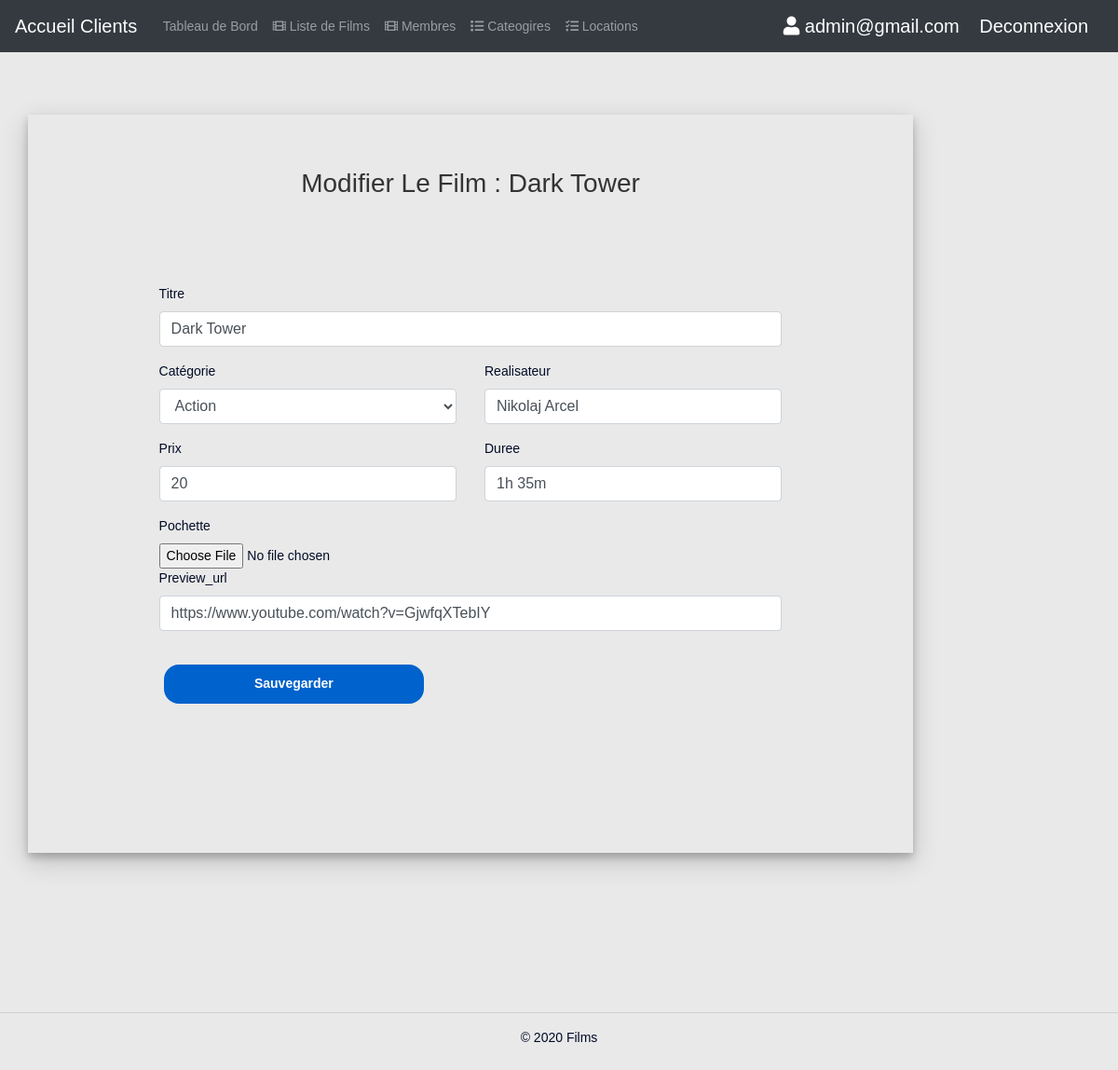
Screenshot of /viewsfilms/admin/newFilm.php?edit=2 (signed in) with the database file from the repository.
### tables this page shows
CREATE TABLE IF NOT EXISTS `films` (
  `id` int(11) UNSIGNED NOT NULL AUTO_INCREMENT,
  `category_id` int(11) DEFAULT NULL,
  `titre` varchar(255) NOT NULL DEFAULT '',
  `image` text NOT NULL,
  `preview_url` text NOT NULL,
  `auteur` varchar(255) DEFAULT NULL,
  `duree` varchar(10) DEFAULT NULL,
  `prix` int(11) UNSIGNED NOT NULL,
  `created_at` timestamp NOT NULL DEFAULT current_timestamp(),
  `updated_at` timestamp NOT NULL DEFAULT current_timestamp(),
  PRIMARY KEY (`id`)
);

CREATE TABLE IF NOT EXISTS `categories` (
  `id` int(11) UNSIGNED NOT NULL AUTO_INCREMENT,
  `titre` varchar(255) DEFAULT NULL,
  `slug` varchar(255) DEFAULT NULL,
  `created_at` timestamp NULL DEFAULT current_timestamp(),
  `updated_at` timestamp NULL DEFAULT current_timestamp(),
  PRIMARY KEY (`id`)
);

### viewsfilms/includes/db.php (called while the page is built, shortened)
<?php
  function getFilmById($film_id,$conn){
    try {
          $stmt = $conn->prepare( "SELECT * FROM films WHERE id = ?");
          $stmt->execute([$film_id]);
          return $stmt->fetch();
    } catch(PDOException $e) {
      die("Error While getting a Film By Id: " . $e->getMessage());
    }
  }
?>

### viewsfilms/admin/newFilm.php (the view, shortened to what this page needs)
<?php
  include("../includes/db.php");
  try {
    if(isset($_GET['edit'])){
      $id = $_GET['edit'];
    }
  }
  catch(PDOException $error){
    $errorMsg = $error->getMessage();
  }
?>
<!DOCTYPE html>
<html lang="en">
<head>
  <?php include_once("../includes/header.php"); ?>
  <link rel="stylesheet" href="../../css/style.css">
</head>
<body>
  <main role="main">
    <?php include_once("../includes/adminMenu.php"); ?>
    <div class="col pt-2">
      <?php if (isset($id) && !empty($id) ){
        $film = getFilmById($id,$conn); ?>
      <div class="row justify-content-center ">
        <div class="col-12">
          <div class="container login-container">
            <div class="row">
              <div class="col-md-10 login-form-1">
                <h3 class=" d-none d-sm-block text-center">
                  Modifier Le Film : <?php echo $film["titre"]; ?>
                </h3>
                <form method="post" enctype="multipart/form-data">
                  <div class="form-group">
                    <div class="row">
                      <div class="col-md-12">
                        <label>Titre</label>
                        <input type="text" name="titre" class="form-control" value="<?php echo $film["titre"]; ?>" />
                      </div>
                    </div>
                  </div>
                  <div class="form-group">
                    <div class="row">
                      <div class="col-md-6">
                        <label>Catégorie</label>
                        <select class="form-control" name="category_id">
                          <?php foreach($categories as $categorie) {?>
                          <option value="<?php echo $categorie['id'];?>"
                            <?php if($categorie["id"]== $film["category_id"]) echo "selected"; ?>>
                            <?php echo $categorie['titre'];?></option>
                          <?php }?>
                        </select>
                      </div>
                      <div class="col-md-6">
                        <label>Realisateur</label>
                        <input type="text" name="auteur" class="form-control" value="<?php echo $film["auteur"]; ?>" />
                      </div>
                    </div>
                  </div>
                  <div class="form-group">
                    <div class="row">
                      <div class="col-md-6">
                        <label>Prix</label>
                        <input type="number" name="prix" class="form-control" value="<?php echo $film["prix"]; ?>" />
                      </div>
                      <div class="col-md-6">
                        <label>Duree</label>
                        <input type="text" name="duree" class="form-control" value="<?php echo $film["duree"]; ?>" />
                      </div>
                    </div>
                  </div>
                  <div class="form-group">
                    <div class="row">
                      <div class="col-md-12">
                        <label for="Pochette">Pochette</label>
                        <input type="file" name="image" class="form-control-file" id="Pochette">
                      </div>
                      <div class="col-md-12">
                        <label>Preview_url</label>
                        <input type="link" name="preview_url" class="form-control"
                          value="<?php echo $film["preview_url"]; ?>" />
                      </div>
                    </div>
                  </div>
                  <div class="row">
                    <input type="submit" name="updateFilm" class="btnSubmit" value="Sauvegarder" />
                  </div>
                </form>
              </div>
            </div>
          </div>
        </div>
      </div>
      <?php } ?>
    </div>
  </main>
  <?php include_once("../includes/footer.php");?>
</body>
</html>

### css/style.css (style rules this page uses)
body { height: 100%; width: 100%; background: #e9e9e9; font-family: 'Arimo', Arial, sans-serif; font-weight: 400; font-size: 14px; color: #010b26; }
* { -webkit-transition: 300ms; transition: 300ms; }
h1, h2, h3, h4, h5, p { font-weight: 400; }
.login-container { margin-top: 5%; margin-bottom: 5%; }
.login-form-1 { padding: 5%; box-shadow: 0 5px 8px 0 rgba(0, 0, 0, 0.2), 0 9px 26px 0 rgba(0, 0, 0, 0.19); }
.login-form-1 h3 { text-align: center; color: #333; }
.login-container form { padding: 10%; }
.btnSubmit { width: 40%; border-radius: 1rem; text-align: center; padding: 1.5%; margin:20px; border: none; cursor: pointer; }
.login-form-1 .btnSubmit { font-weight: 600; color: #fff; background-color: #0062cc; }

### rows the page displays
films: titre "Dark Tower", category_id "Action", auteur "Nikolaj Arcel", prix "20", duree "1h 35m", preview_url "https://www.youtube.com/watch?v=GjwfqXTebIY"

### other values shown
$_SESSION["email"] "admin@gmail.com"
